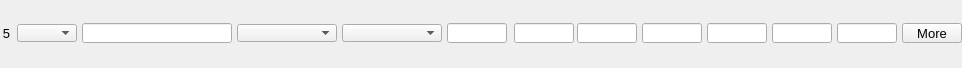
    <widget class="PyDMFrame" name="composite_4">
      <property name="geometry">
        <rect>
          <x>8</x>
          <y>378</y>
          <width>962</width>
          <height>68</height>
        </rect>
      </property>
      <widget class="PyDMEnumComboBox" name="menu_12">
        <property name="geometry">
          <rect>
            <x>17</x>
            <y>24</y>
            <width>60</width>
            <height>18</height>
          </rect>
        </property>
        <property name="toolTip">
          <string>${P}${O5}Use</string>
        </property>
        <property name="channel" stdset="0">
          <string>ca://${P}${O5}Use</string>
        </property>
        <property name="font" stdset="0">
          <font>
            <pointsize>10</pointsize>
          </font>
        </property>
        <property name="styleSheet">
          <string notr="true">PyDMEnumComboBox#menu_12 {
  color: rgb(0, 0, 0);
  background-color: rgb(115, 223, 255);
  }</string>
        </property>
      </widget>
      <widget class="PyDMLabel" name="text_update_44">
        <property name="geometry">
          <rect>
            <x>17</x>
            <y>0</y>
            <width>60</width>
            <height>18</height>
          </rect>
        </property>
        <property name="toolTip">
          <string>PV: ${P}${O5}Use_RBV</string>
        </property>
        <property name="channel" stdset="0">
          <string>ca://${P}${O5}Use_RBV</string>
        </property>
        <property name="font" stdset="0">
          <font>
            <pointsize>10</pointsize>
          </font>
        </property>
        <property name="alignment">
          <set>Qt::AlignCenter</set>
        </property>
        <property name="textInteractionFlags">
          <set>Qt::TextSelectableByKeyboard|Qt::TextSelectableByMouse</set>
        </property>
        <property name="styleSheet">
          <string notr="true">PyDMLabel#text_update_44 {
  color: rgb(10, 0, 184);
  background-color: rgb(70, 70, 70);
  }</string>
        </property>
      </widget>
      <widget class="PyDMLineEdit" name="text_entry_32">
        <property name="geometry">
          <rect>
            <x>82</x>
            <y>23</y>
            <width>150</width>
            <height>20</height>
          </rect>
        </property>
        <property name="channel" stdset="0">
          <string>ca://${P}${O5}Name</string>
        </property>
        <property name="toolTip">
          <string>${P}${O5}Name</string>
        </property>
        <property name="font" stdset="0">
          <font>
            <pointsize>10</pointsize>
          </font>
        </property>
        <property name="styleSheet">
          <string notr="true">PyDMLineEdit#text_entry_32 {
  color: rgb(0, 0, 0);
  background-color: rgb(115, 223, 255);
  border: 1px solid black;
  margin: 0px;
  padding: 0px;
  spacing: 0px;
  }</string>
        </property>
      </widget>
      <widget class="PyDMLabel" name="text_update_45">
        <property name="geometry">
          <rect>
            <x>82</x>
            <y>0</y>
            <width>150</width>
            <height>18</height>
          </rect>
        </property>
        <property name="toolTip">
          <string>PV: ${P}${O5}Name_RBV</string>
        </property>
        <property name="channel" stdset="0">
          <string>ca://${P}${O5}Name_RBV</string>
        </property>
        <property name="font" stdset="0">
          <font>
            <pointsize>10</pointsize>
          </font>
        </property>
        <property name="alignment">
          <set>Qt::AlignCenter</set>
        </property>
        <property name="textInteractionFlags">
          <set>Qt::TextSelectableByKeyboard|Qt::TextSelectableByMouse</set>
        </property>
        <property name="styleSheet">
          <string notr="true">PyDMLabel#text_update_45 {
  color: rgb(10, 0, 184);
  background-color: rgb(187, 187, 187);
  }</string>
        </property>
      </widget>
      <widget class="PyDMEnumComboBox" name="menu_13">
        <property name="geometry">
          <rect>
            <x>237</x>
            <y>24</y>
            <width>100</width>
            <height>18</height>
          </rect>
        </property>
        <property name="toolTip">
          <string>${P}${O5}Shape</string>
        </property>
        <property name="channel" stdset="0">
          <string>ca://${P}${O5}Shape</string>
        </property>
        <property name="font" stdset="0">
          <font>
            <pointsize>10</pointsize>
          </font>
        </property>
        <property name="styleSheet">
          <string notr="true">PyDMEnumComboBox#menu_13 {
  color: rgb(0, 0, 0);
  background-color: rgb(115, 223, 255);
  }</string>
        </property>
      </widget>
      <widget class="PyDMLabel" name="text_update_46">
        <property name="geometry">
          <rect>
            <x>237</x>
            <y>0</y>
            <width>100</width>
            <height>18</height>
          </rect>
        </property>
        <property name="toolTip">
          <string>PV: ${P}${O5}Shape_RBV</string>
        </property>
        <property name="channel" stdset="0">
          <string>ca://${P}${O5}Shape_RBV</string>
        </property>
        <property name="font" stdset="0">
          <font>
            <pointsize>10</pointsize>
          </font>
        </property>
        <property name="alignment">
          <set>Qt::AlignCenter</set>
        </property>
        <property name="textInteractionFlags">
          <set>Qt::TextSelectableByKeyboard|Qt::TextSelectableByMouse</set>
        </property>
        <property name="styleSheet">
          <string notr="true">PyDMLabel#text_update_46 {
  color: rgb(10, 0, 184);
  background-color: rgb(187, 187, 187);
  }</string>
        </property>
      </widget>
      <widget class="PyDMEnumComboBox" name="menu_14">
        <property name="geometry">
          <rect>
            <x>342</x>
            <y>24</y>
            <width>100</width>
            <height>18</height>
          </rect>
        </property>
        <property name="toolTip">
          <string>${P}${O5}DrawMode</string>
        </property>
        <property name="channel" stdset="0">
          <string>ca://${P}${O5}DrawMode</string>
        </property>
        <property name="font" stdset="0">
          <font>
            <pointsize>10</pointsize>
          </font>
        </property>
        <property name="styleSheet">
          <string notr="true">PyDMEnumComboBox#menu_14 {
  color: rgb(0, 0, 0);
  background-color: rgb(115, 223, 255);
  }</string>
        </property>
      </widget>
      <widget class="PyDMLabel" name="text_update_47">
        <property name="geometry">
          <rect>
            <x>342</x>
            <y>0</y>
            <width>100</width>
            <height>18</height>
          </rect>
        </property>
        <property name="toolTip">
          <string>PV: ${P}${O5}DrawMode_RBV</string>
        </property>
        <property name="channel" stdset="0">
          <string>ca://${P}${O5}DrawMode_RBV</string>
        </property>
        <property name="font" stdset="0">
          <font>
            <pointsize>10</pointsize>
          </font>
        </property>
        <property name="alignment">
          <set>Qt::AlignCenter</set>
        </property>
        <property name="textInteractionFlags">
          <set>Qt::TextSelectableByKeyboard|Qt::TextSelectableByMouse</set>
        </property>
        <property name="styleSheet">
          <string notr="true">PyDMLabel#text_update_47 {
  color: rgb(10, 0, 184);
  background-color: rgb(187, 187, 187);
  }</string>
        </property>
      </widget>
      <widget class="PyDMLineEdit" name="text_entry_33">
        <property name="geometry">
          <rect>
            <x>514</x>
            <y>23</y>
            <width>60</width>
            <height>20</height>
          </rect>
        </property>
        <property name="channel" stdset="0">
          <string>ca://${P}${O5}Green</string>
        </property>
        <property name="toolTip">
          <string>${P}${O5}Green</string>
        </property>
        <property name="font" stdset="0">
          <font>
            <pointsize>10</pointsize>
          </font>
        </property>
        <property name="styleSheet">
          <string notr="true">PyDMLineEdit#text_entry_33 {
  color: rgb(0, 0, 0);
  background-color: rgb(115, 223, 255);
  border: 1px solid black;
  margin: 0px;
  padding: 0px;
  spacing: 0px;
  }</string>
        </property>
      </widget>
      <widget class="PyDMLabel" name="text_update_48">
        <property name="geometry">
          <rect>
            <x>514</x>
            <y>0</y>
            <width>60</width>
            <height>18</height>
          </rect>
        </property>
        <property name="toolTip">
          <string>PV: ${P}${O5}Green_RBV</string>
        </property>
        <property name="channel" stdset="0">
          <string>ca://${P}${O5}Green_RBV</string>
        </property>
        <property name="font" stdset="0">
          <font>
            <pointsize>10</pointsize>
          </font>
        </property>
        <property name="alignment">
          <set>Qt::AlignCenter</set>
        </property>
        <property name="textInteractionFlags">
          <set>Qt::TextSelectableByKeyboard|Qt::TextSelectableByMouse</set>
        </property>
        <property name="styleSheet">
          <string notr="true">PyDMLabel#text_update_48 {
  color: rgb(10, 0, 184);
  background-color: rgb(187, 187, 187);
  }</string>
        </property>
      </widget>
      <widget class="PyDMLineEdit" name="text_entry_34">
        <property name="geometry">
          <rect>
            <x>577</x>
            <y>23</y>
            <width>60</width>
            <height>20</height>
          </rect>
        </property>
        <property name="channel" stdset="0">
          <string>ca://${P}${O5}Blue</string>
        </property>
        <property name="toolTip">
          <string>${P}${O5}Blue</string>
        </property>
        <property name="font" stdset="0">
          <font>
            <pointsize>10</pointsize>
          </font>
        </property>
        <property name="styleSheet">
          <string notr="true">PyDMLineEdit#text_entry_34 {
  color: rgb(0, 0, 0);
  background-color: rgb(115, 223, 255);
  border: 1px solid black;
  margin: 0px;
  padding: 0px;
  spacing: 0px;
  }</string>
        </property>
      </widget>
      <widget class="PyDMLabel" name="text_update_49">
        <property name="geometry">
          <rect>
            <x>577</x>
            <y>0</y>
            <width>60</width>
            <height>18</height>
          </rect>
        </property>
        <property name="toolTip">
          <string>PV: ${P}${O5}Blue_RBV</string>
        </property>
        <property name="channel" stdset="0">
          <string>ca://${P}${O5}Blue_RBV</string>
        </property>
        <property name="font" stdset="0">
          <font>
            <pointsize>10</pointsize>
          </font>
        </property>
        <property name="alignment">
          <set>Qt::AlignCenter</set>
        </property>
        <property name="textInteractionFlags">
          <set>Qt::TextSelectableByKeyboard|Qt::TextSelectableByMouse</set>
        </property>
        <property name="styleSheet">
          <string notr="true">PyDMLabel#text_update_49 {
  color: rgb(10, 0, 184);
  background-color: rgb(187, 187, 187);
  }</string>
        </property>
      </widget>
      <widget class="PyDMSlider" name="valuator_16">
        <property name="geometry">
          <rect>
            <x>642</x>
            <y>48</y>
            <width>60</width>
            <height>20</height>
          </rect>
        </property>
        <property name="channel" stdset="0">
          <string>ca://${P}${O5}PositionX</string>
        </property>
        <property name="toolTip">
          <string>${P}${O5}PositionX</string>
        </property>
        <property name="orientation" stdset="0">
          <string>Qt::Horizontal</string>
        </property>
        <property name="showLimitLabels" stdset="0">
          <bool>true</bool>
        </property>
        <property name="showValueLabel" stdset="0">
          <bool>false</bool>
        </property>
        <property name="showUnits" stdset="0">
          <bool>false</bool>
        </property>
        <property name="tickPosition" stdset="0">
          <enum>QSlider::NoTicks</enum>
        </property>
        <property name="precision" stdset="0">
          <number>1</number>
        </property>
        <property name="styleSheet">
          <string notr="true">PyDMSlider#valuator_16 {
  color: rgb(0, 0, 0);
  background-color: rgb(115, 223, 255);
  }</string>
        </property>
      </widget>
      <widget class="PyDMLineEdit" name="text_entry_35">
        <property name="geometry">
          <rect>
            <x>642</x>
            <y>23</y>
            <width>60</width>
            <height>20</height>
          </rect>
        </property>
        <property name="channel" stdset="0">
          <string>ca://${P}${O5}PositionX</string>
        </property>
        <property name="toolTip">
          <string>${P}${O5}PositionX</string>
        </property>
        <property name="font" stdset="0">
          <font>
            <pointsize>10</pointsize>
          </font>
        </property>
        <property name="styleSheet">
          <string notr="true">PyDMLineEdit#text_entry_35 {
  color: rgb(0, 0, 0);
  background-color: rgb(115, 223, 255);
  border: 1px solid black;
  margin: 0px;
  padding: 0px;
  spacing: 0px;
  }</string>
        </property>
      </widget>
      <widget class="PyDMLabel" name="text_update_50">
        <property name="geometry">
          <rect>
            <x>642</x>
            <y>0</y>
            <width>60</width>
            <height>18</height>
          </rect>
        </property>
        <property name="toolTip">
          <string>PV: ${P}${O5}PositionX_RBV</string>
        </property>
        <property name="channel" stdset="0">
          <string>ca://${P}${O5}PositionX_RBV</string>
        </property>
        <property name="font" stdset="0">
          <font>
            <pointsize>10</pointsize>
          </font>
        </property>
        <property name="alignment">
          <set>Qt::AlignCenter</set>
        </property>
        <property name="textInteractionFlags">
          <set>Qt::TextSelectableByKeyboard|Qt::TextSelectableByMouse</set>
        </property>
        <property name="styleSheet">
          <string notr="true">PyDMLabel#text_update_50 {
  color: rgb(10, 0, 184);
  background-color: rgb(187, 187, 187);
  }</string>
        </property>
      </widget>
      <widget class="PyDMSlider" name="valuator_17">
        <property name="geometry">
          <rect>
            <x>707</x>
            <y>48</y>
            <width>60</width>
            <height>20</height>
          </rect>
        </property>
        <property name="channel" stdset="0">
          <string>ca://${P}${O5}SizeX</string>
        </property>
        <property name="toolTip">
          <string>${P}${O5}SizeX</string>
        </property>
        <property name="orientation" stdset="0">
          <string>Qt::Horizontal</string>
        </property>
        <property name="showLimitLabels" stdset="0">
          <bool>true</bool>
        </property>
        <property name="showValueLabel" stdset="0">
          <bool>false</bool>
        </property>
        <property name="showUnits" stdset="0">
          <bool>false</bool>
        </property>
        <property name="tickPosition" stdset="0">
          <enum>QSlider::NoTicks</enum>
        </property>
        <property name="precision" stdset="0">
          <number>1</number>
        </property>
        <property name="styleSheet">
          <string notr="true">PyDMSlider#valuator_17 {
  color: rgb(0, 0, 0);
  background-color: rgb(115, 223, 255);
  }</string>
        </property>
      </widget>
      <widget class="PyDMLineEdit" name="text_entry_36">
        <property name="geometry">
          <rect>
            <x>707</x>
            <y>23</y>
            <width>60</width>
            <height>20</height>
          </rect>
        </property>
        <property name="channel" stdset="0">
          <string>ca://${P}${O5}SizeX</string>
        </property>
        <property name="toolTip">
          <string>${P}${O5}SizeX</string>
        </property>
        <property name="font" stdset="0">
          <font>
            <pointsize>10</pointsize>
          </font>
        </property>
        <property name="styleSheet">
          <string notr="true">PyDMLineEdit#text_entry_36 {
  color: rgb(0, 0, 0);
  background-color: rgb(115, 223, 255);
  border: 1px solid black;
  margin: 0px;
  padding: 0px;
  spacing: 0px;
  }</string>
        </property>
      </widget>
      <widget class="PyDMLabel" name="text_update_51">
        <property name="geometry">
          <rect>
            <x>707</x>
            <y>0</y>
            <width>60</width>
            <height>18</height>
          </rect>
        </property>
        <property name="toolTip">
          <string>PV: ${P}${O5}SizeX_RBV</string>
        </property>
        <property name="channel" stdset="0">
          <string>ca://${P}${O5}SizeX_RBV</string>
        </property>
        <property name="font" stdset="0">
          <font>
            <pointsize>10</pointsize>
          </font>
        </property>
        <property name="alignment">
          <set>Qt::AlignCenter</set>
        </property>
        <property name="textInteractionFlags">
          <set>Qt::TextSelectableByKeyboard|Qt::TextSelectableByMouse</set>
        </property>
        <property name="styleSheet">
          <string notr="true">PyDMLabel#text_update_51 {
  color: rgb(10, 0, 184);
  background-color: rgb(187, 187, 187);
  }</string>
        </property>
      </widget>
      <widget class="PyDMSlider" name="valuator_18">
        <property name="geometry">
          <rect>
            <x>772</x>
            <y>48</y>
            <width>60</width>
            <height>20</height>
          </rect>
        </property>
        <property name="channel" stdset="0">
          <string>ca://${P}${O5}PositionY</string>
        </property>
        <property name="toolTip">
          <string>${P}${O5}PositionY</string>
        </property>
        <property name="orientation" stdset="0">
          <string>Qt::Horizontal</string>
        </property>
        <property name="showLimitLabels" stdset="0">
          <bool>true</bool>
        </property>
        <property name="showValueLabel" stdset="0">
          <bool>false</bool>
        </property>
        <property name="showUnits" stdset="0">
          <bool>false</bool>
        </property>
        <property name="tickPosition" stdset="0">
          <enum>QSlider::NoTicks</enum>
        </property>
        <property name="precision" stdset="0">
          <number>1</number>
        </property>
        <property name="styleSheet">
          <string notr="true">PyDMSlider#valuator_18 {
  color: rgb(0, 0, 0);
  background-color: rgb(115, 223, 255);
  }</string>
        </property>
      </widget>
      <widget class="PyDMLineEdit" name="text_entry_37">
        <property name="geometry">
          <rect>
            <x>772</x>
            <y>23</y>
            <width>60</width>
            <height>20</height>
          </rect>
        </property>
        <property name="channel" stdset="0">
          <string>ca://${P}${O5}PositionY</string>
        </property>
        <property name="toolTip">
          <string>${P}${O5}PositionY</string>
        </property>
        <property name="font" stdset="0">
          <font>
            <pointsize>10</pointsize>
          </font>
        </property>
        <property name="styleSheet">
          <string notr="true">PyDMLineEdit#text_entry_37 {
  color: rgb(0, 0, 0);
  background-color: rgb(115, 223, 255);
  border: 1px solid black;
  margin: 0px;
  padding: 0px;
  spacing: 0px;
  }</string>
        </property>
      </widget>
      <widget class="PyDMLabel" name="text_update_52">
        <property name="geometry">
          <rect>
            <x>772</x>
            <y>0</y>
            <width>60</width>
            <height>18</height>
          </rect>
        </property>
        <property name="toolTip">
          <string>PV: ${P}${O5}PositionY_RBV</string>
        </property>
        <property name="channel" stdset="0">
          <string>ca://${P}${O5}PositionY_RBV</string>
        </property>
        <property name="font" stdset="0">
          <font>
            <pointsize>10</pointsize>
          </font>
        </property>
        <property name="alignment">
          <set>Qt::AlignCenter</set>
        </property>
        <property name="textInteractionFlags">
          <set>Qt::TextSelectableByKeyboard|Qt::TextSelectableByMouse</set>
        </property>
        <property name="styleSheet">
          <string notr="true">PyDMLabel#text_update_52 {
  color: rgb(10, 0, 184);
  background-color: rgb(187, 187, 187);
  }</string>
        </property>
      </widget>
      <widget class="PyDMSlider" name="valuator_19">
        <property name="geometry">
          <rect>
            <x>837</x>
            <y>48</y>
            <width>60</width>
            <height>20</height>
          </rect>
        </property>
        <property name="channel" stdset="0">
          <string>ca://${P}${O5}SizeY</string>
        </property>
        <property name="toolTip">
          <string>${P}${O5}SizeY</string>
        </property>
        <property name="orientation" stdset="0">
          <string>Qt::Horizontal</string>
        </property>
        <property name="showLimitLabels" stdset="0">
          <bool>true</bool>
        </property>
        <property name="showValueLabel" stdset="0">
          <bool>false</bool>
        </property>
        <property name="showUnits" stdset="0">
          <bool>false</bool>
        </property>
        <property name="tickPosition" stdset="0">
          <enum>QSlider::NoTicks</enum>
        </property>
        <property name="precision" stdset="0">
          <number>1</number>
        </property>
        <property name="styleSheet">
          <string notr="true">PyDMSlider#valuator_19 {
  color: rgb(0, 0, 0);
  background-color: rgb(115, 223, 255);
  }</string>
        </property>
      </widget>
      <widget class="PyDMLineEdit" name="text_entry_38">
        <property name="geometry">
          <rect>
            <x>837</x>
            <y>23</y>
            <width>60</width>
            <height>20</height>
          </rect>
        </property>
        <property name="channel" stdset="0">
          <string>ca://${P}${O5}SizeY</string>
        </property>
        <property name="toolTip">
          <string>${P}${O5}SizeY</string>
        </property>
        <property name="font" stdset="0">
          <font>
            <pointsize>10</pointsize>
          </font>
        </property>
        <property name="styleSheet">
          <string notr="true">PyDMLineEdit#text_entry_38 {
  color: rgb(0, 0, 0);
  background-color: rgb(115, 223, 255);
  border: 1px solid black;
  margin: 0px;
  padding: 0px;
  spacing: 0px;
  }</string>
        </property>
      </widget>
      <widget class="PyDMLabel" name="text_update_53">
        <property name="geometry">
          <rect>
            <x>837</x>
            <y>0</y>
            <width>60</width>
            <height>18</height>
          </rect>
        </property>
        <property name="toolTip">
          <string>PV: ${P}${O5}SizeY_RBV</string>
        </property>
        <property name="channel" stdset="0">
          <string>ca://${P}${O5}SizeY_RBV</string>
        </property>
        <property name="font" stdset="0">
          <font>
            <pointsize>10</pointsize>
          </font>
        </property>
        <property name="alignment">
          <set>Qt::AlignCenter</set>
        </property>
        <property name="textInteractionFlags">
          <set>Qt::TextSelectableByKeyboard|Qt::TextSelectableByMouse</set>
        </property>
        <property name="styleSheet">
          <string notr="true">PyDMLabel#text_update_53 {
  color: rgb(10, 0, 184);
  background-color: rgb(187, 187, 187);
  }</string>
        </property>
      </widget>
      <widget class="PyDMLineEdit" name="text_entry_39">
        <property name="geometry">
          <rect>
            <x>447</x>
            <y>23</y>
            <width>60</width>
            <height>20</height>
          </rect>
        </property>
        <property name="channel" stdset="0">
          <string>ca://${P}${O5}Red</string>
        </property>
        <property name="toolTip">
          <string>${P}${O5}Red</string>
        </property>
        <property name="font" stdset="0">
          <font>
            <pointsize>10</pointsize>
          </font>
        </property>
        <property name="styleSheet">
          <string notr="true">PyDMLineEdit#text_entry_39 {
  color: rgb(0, 0, 0);
  background-color: rgb(115, 223, 255);
  border: 1px solid black;
  margin: 0px;
  padding: 0px;
  spacing: 0px;
  }</string>
        </property>
      </widget>
      <widget class="PyDMLabel" name="text_update_54">
        <property name="geometry">
          <rect>
            <x>447</x>
            <y>0</y>
            <width>60</width>
            <height>18</height>
          </rect>
        </property>
        <property name="toolTip">
          <string>PV: ${P}${O5}Red_RBV</string>
        </property>
        <property name="channel" stdset="0">
          <string>ca://${P}${O5}Red_RBV</string>
        </property>
        <property name="font" stdset="0">
          <font>
            <pointsize>10</pointsize>
          </font>
        </property>
        <property name="alignment">
          <set>Qt::AlignCenter</set>
        </property>
        <property name="textInteractionFlags">
          <set>Qt::TextSelectableByKeyboard|Qt::TextSelectableByMouse</set>
        </property>
        <property name="styleSheet">
          <string notr="true">PyDMLabel#text_update_54 {
  color: rgb(10, 0, 184);
  background-color: rgb(187, 187, 187);
  }</string>
        </property>
      </widget>
      <widget class="QLabel" name="text_19">
        <property name="geometry">
          <rect>
            <x>0</x>
            <y>23</y>
            <width>10</width>
            <height>20</height>
          </rect>
        </property>
        <property name="text">
          <string>5</string>
        </property>
        <property name="font" stdset="0">
          <font>
            <pointsize>10</pointsize>
          </font>
        </property>
        <property name="brush" stdset="0">
          <brush brushstyle="SolidPattern">
            <color alpha="255">
              <red>0</red>
              <green>0</green>
              <blue>0</blue>
            </color>
          </brush>
        </property>
        <property name="toolTip">
          <string>text_19</string>
        </property>
        <property name="alignment">
          <set>Qt::AlignRight|Qt::AlignTrailing|Qt::AlignVCenter</set>
        </property>
        <property name="styleSheet">
          <string notr="true">QLabel#text_19 {
  color: rgb(0, 0, 0);
  }</string>
        </property>
      </widget>
      <widget class="PyDMRelatedDisplayButton" name="related_display_4">
        <property name="geometry">
          <rect>
            <x>902</x>
            <y>23</y>
            <width>60</width>
            <height>20</height>
          </rect>
        </property>
        <property name="toolTip">
          <string>More</string>
        </property>
        <property name="text">
          <string>More</string>
        </property>
        <property name="showIcon" stdset="0">
          <bool>true</bool>
        </property>
        <property name="font" stdset="0">
          <font>
            <pointsize>10</pointsize>
          </font>
        </property>
        <property name="styleSheet">
          <string notr="true">PyDMRelatedDisplayButton#related_display_4 {
  color: rgb(0, 0, 0);
  background-color: rgb(115, 223, 255);
  }</string>
        </property>
        <property name="titles" stdset="0">
          <stringlist>
            <string>Full Overlay</string>
          </stringlist>
        </property>
        <property name="filenames" stdset="0">
          <stringlist>
            <string>OverlayN.ui</string>
          </stringlist>
        </property>
        <property name="macros" stdset="0">
          <stringlist>
            <string>P=${P}, R=${O5}</string>
          </stringlist>
        </property>
        <property name="openInNewWindow" stdset="0">
          <bool>true</bool>
        </property>
      </widget>
    </widget>
